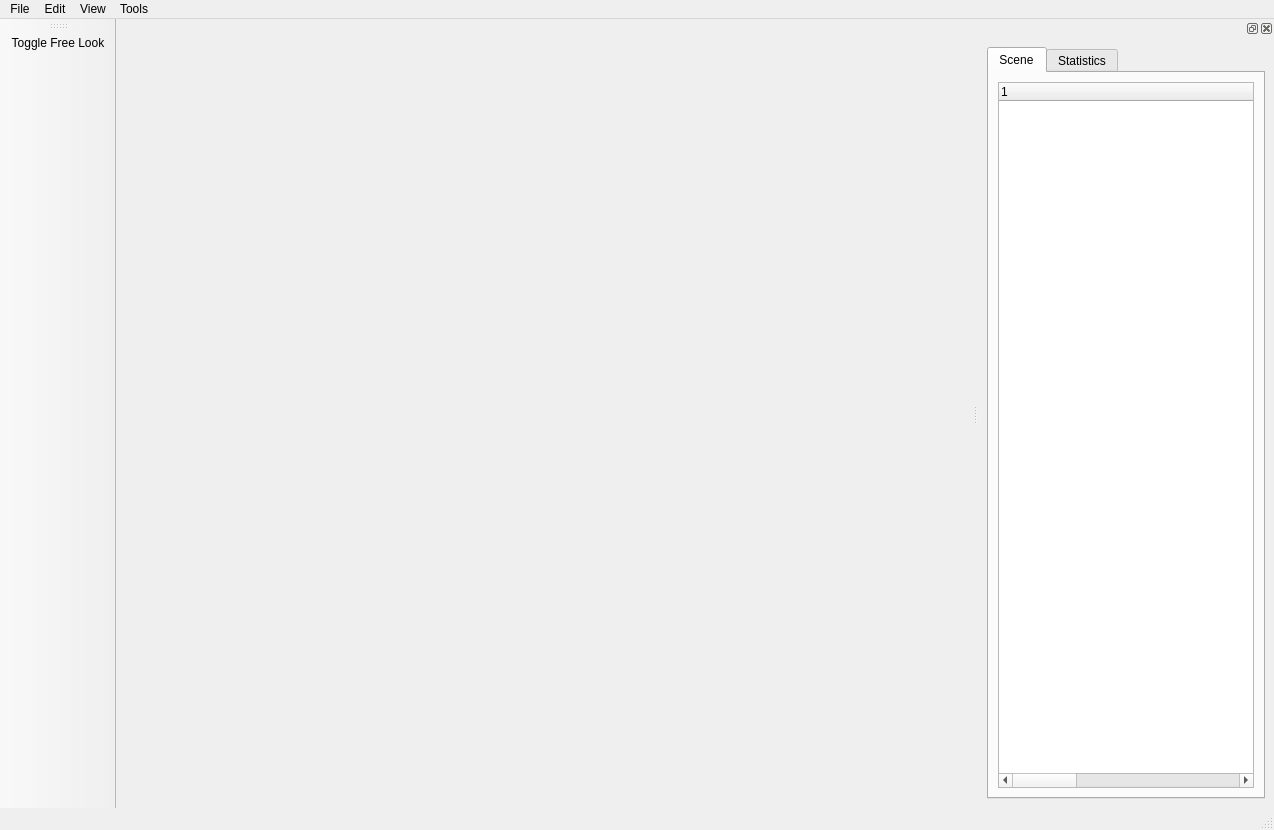
<?xml version="1.0" encoding="UTF-8"?>
<ui version="4.0">
 <class>MainWindow</class>
 <widget class="QMainWindow" name="MainWindow">
  <property name="geometry">
   <rect>
    <x>0</x>
    <y>0</y>
    <width>1274</width>
    <height>830</height>
   </rect>
  </property>
  <property name="baseSize">
   <size>
    <width>1274</width>
    <height>830</height>
   </size>
  </property>
  <property name="windowTitle">
   <string>Smartbody Debugger</string>
  </property>
  <widget class="QWidget" name="centralwidget">
   <layout class="QHBoxLayout" name="horizontalLayout_3">
    <item>
     <widget class="QWidget" name="RenderView" native="true">
      <property name="minimumSize">
       <size>
        <width>500</width>
        <height>500</height>
       </size>
      </property>
      <property name="maximumSize">
       <size>
        <width>16777215</width>
        <height>16777215</height>
       </size>
      </property>
      <layout class="QHBoxLayout" name="horizontalLayout_2"/>
     </widget>
    </item>
   </layout>
  </widget>
  <widget class="QMenuBar" name="menubar">
   <property name="geometry">
    <rect>
     <x>0</x>
     <y>0</y>
     <width>1274</width>
     <height>21</height>
    </rect>
   </property>
   <widget class="QMenu" name="menuFile">
    <property name="title">
     <string>File</string>
    </property>
    <addaction name="actionConnect"/>
    <addaction name="actionDisconnect"/>
    <addaction name="actionSettings"/>
    <addaction name="actionExit"/>
   </widget>
   <widget class="QMenu" name="menuEdit">
    <property name="title">
     <string>Edit</string>
    </property>
   </widget>
   <widget class="QMenu" name="menuView">
    <property name="title">
     <string>View</string>
    </property>
   </widget>
   <widget class="QMenu" name="menuSbm">
    <property name="title">
     <string>Tools</string>
    </property>
    <addaction name="actionData_Viewer"/>
    <addaction name="actionResource_Viewer"/>
    <addaction name="actionCommand_Window"/>
    <addaction name="actionUtils_Window"/>
    <addaction name="actionFace_Viewer"/>
    <addaction name="actionBML_Creator"/>
    <addaction name="actionEnity_Creator"/>
   </widget>
   <addaction name="menuFile"/>
   <addaction name="menuEdit"/>
   <addaction name="menuView"/>
   <addaction name="menuSbm"/>
  </widget>
  <widget class="QStatusBar" name="statusbar"/>
  <widget class="QToolBar" name="toolBar">
   <property name="windowTitle">
    <string>toolBar</string>
   </property>
   <attribute name="toolBarArea">
    <enum>LeftToolBarArea</enum>
   </attribute>
   <attribute name="toolBarBreak">
    <bool>false</bool>
   </attribute>
   <addaction name="actionToggleFreeLookCamera"/>
  </widget>
  <widget class="QDockWidget" name="sceneDockWidget">
   <property name="maximumSize">
    <size>
     <width>524287</width>
     <height>524287</height>
    </size>
   </property>
   <property name="layoutDirection">
    <enum>Qt::LeftToRight</enum>
   </property>
   <attribute name="dockWidgetArea">
    <number>2</number>
   </attribute>
   <widget class="QWidget" name="dockWidgetContents">
    <layout class="QHBoxLayout" name="horizontalLayout">
     <item>
      <widget class="QTabWidget" name="sceneTab">
       <property name="sizePolicy">
        <sizepolicy hsizetype="Expanding" vsizetype="Expanding">
         <horstretch>0</horstretch>
         <verstretch>0</verstretch>
        </sizepolicy>
       </property>
       <property name="minimumSize">
        <size>
         <width>0</width>
         <height>0</height>
        </size>
       </property>
       <property name="maximumSize">
        <size>
         <width>16777215</width>
         <height>16777215</height>
        </size>
       </property>
       <property name="layoutDirection">
        <enum>Qt::LeftToRight</enum>
       </property>
       <property name="currentIndex">
        <number>0</number>
       </property>
       <widget class="QWidget" name="tab">
        <attribute name="title">
         <string>Scene</string>
        </attribute>
        <layout class="QHBoxLayout" name="horizontalLayout_4">
         <item>
          <widget class="QTreeWidget" name="sceneTree">
           <property name="sizePolicy">
            <sizepolicy hsizetype="Expanding" vsizetype="Expanding">
             <horstretch>0</horstretch>
             <verstretch>0</verstretch>
            </sizepolicy>
           </property>
           <property name="minimumSize">
            <size>
             <width>0</width>
             <height>0</height>
            </size>
           </property>
           <property name="maximumSize">
            <size>
             <width>16777215</width>
             <height>16777215</height>
            </size>
           </property>
           <property name="layoutDirection">
            <enum>Qt::LeftToRight</enum>
           </property>
           <property name="horizontalScrollBarPolicy">
            <enum>Qt::ScrollBarAsNeeded</enum>
           </property>
           <property name="editTriggers">
            <set>QAbstractItemView::DoubleClicked|QAbstractItemView::EditKeyPressed</set>
           </property>
           <property name="horizontalScrollMode">
            <enum>QAbstractItemView::ScrollPerPixel</enum>
           </property>
           <property name="rootIsDecorated">
            <bool>true</bool>
           </property>
           <property name="columnCount">
            <number>3</number>
           </property>
           <attribute name="headerVisible">
            <bool>true</bool>
           </attribute>
           <attribute name="headerCascadingSectionResizes">
            <bool>false</bool>
           </attribute>
           <attribute name="headerDefaultSectionSize">
            <number>300</number>
           </attribute>
           <column>
            <property name="text">
             <string notr="true">1</string>
            </property>
           </column>
           <column>
            <property name="text">
             <string notr="true">2</string>
            </property>
           </column>
           <column>
            <property name="text">
             <string notr="true">3</string>
            </property>
           </column>
          </widget>
         </item>
        </layout>
       </widget>
       <widget class="QWidget" name="statisticsTab">
        <attribute name="title">
         <string>Statistics</string>
        </attribute>
        <widget class="QLabel" name="cameraPositionLabel">
         <property name="geometry">
          <rect>
           <x>10</x>
           <y>50</y>
           <width>211</width>
           <height>31</height>
          </rect>
         </property>
         <property name="text">
          <string>Camera Pos:</string>
         </property>
        </widget>
        <widget class="QLabel" name="networkFpsLabel">
         <property name="geometry">
          <rect>
           <x>10</x>
           <y>30</y>
           <width>121</width>
           <height>16</height>
          </rect>
         </property>
         <property name="text">
          <string>Network Fps:</string>
         </property>
        </widget>
        <widget class="QLabel" name="rendererFpsLabel">
         <property name="enabled">
          <bool>true</bool>
         </property>
         <property name="geometry">
          <rect>
           <x>10</x>
           <y>10</y>
           <width>121</width>
           <height>16</height>
          </rect>
         </property>
         <property name="text">
          <string>Renderer Fps:</string>
         </property>
        </widget>
       </widget>
      </widget>
     </item>
    </layout>
   </widget>
  </widget>
  <action name="actionConnect">
   <property name="text">
    <string>&amp;Connect</string>
   </property>
   <property name="toolTip">
    <string>Connect to a Smartbody Process</string>
   </property>
   <property name="shortcut">
    <string>Ctrl+C</string>
   </property>
  </action>
  <action name="actionToggleFreeLookCamera">
   <property name="icon">
    <iconset>
     <normaloff>../images/monkey_on_128x128.png</normaloff>../images/monkey_on_128x128.png</iconset>
   </property>
   <property name="text">
    <string>Toggle Free Look</string>
   </property>
   <property name="toolTip">
    <string>Toggle Free Look</string>
   </property>
  </action>
  <action name="actionSettings">
   <property name="text">
    <string>&amp;Settings</string>
   </property>
   <property name="shortcut">
    <string>Ctrl+S</string>
   </property>
  </action>
  <action name="actionDisconnect">
   <property name="enabled">
    <bool>false</bool>
   </property>
   <property name="text">
    <string>&amp;Disconnect</string>
   </property>
   <property name="shortcut">
    <string>Ctrl+D</string>
   </property>
  </action>
  <action name="actionExit">
   <property name="text">
    <string>E&amp;xit</string>
   </property>
   <property name="shortcut">
    <string>Ctrl+Q</string>
   </property>
  </action>
  <action name="actionResource_Viewer">
   <property name="text">
    <string>&amp;Resource Viewer</string>
   </property>
   <property name="shortcut">
    <string>Ctrl+R</string>
   </property>
  </action>
  <action name="actionCommand_Window">
   <property name="text">
    <string>Command Window</string>
   </property>
   <property name="shortcut">
    <string>Ctrl+M</string>
   </property>
  </action>
  <action name="actionData_Viewer">
   <property name="text">
    <string>D&amp;ata Viewer</string>
   </property>
   <property name="shortcut">
    <string>Ctrl+A</string>
   </property>
  </action>
  <action name="actionUtils_Window">
   <property name="text">
    <string>U&amp;tils Window</string>
   </property>
   <property name="shortcut">
    <string>Ctrl+T</string>
   </property>
  </action>
  <action name="actionFace_Viewer">
   <property name="text">
    <string>Face Viewer</string>
   </property>
   <property name="shortcut">
    <string>Ctrl+F</string>
   </property>
  </action>
  <action name="actionBML_Creator">
   <property name="text">
    <string>&amp;BML Creator</string>
   </property>
   <property name="shortcut">
    <string>Ctrl+B</string>
   </property>
  </action>
  <action name="actionEnity_Creator">
   <property name="text">
    <string>Entity Creator</string>
   </property>
   <property name="shortcut">
    <string>Ctrl+E</string>
   </property>
  </action>
 </widget>
 <resources/>
 <connections/>
</ui>
